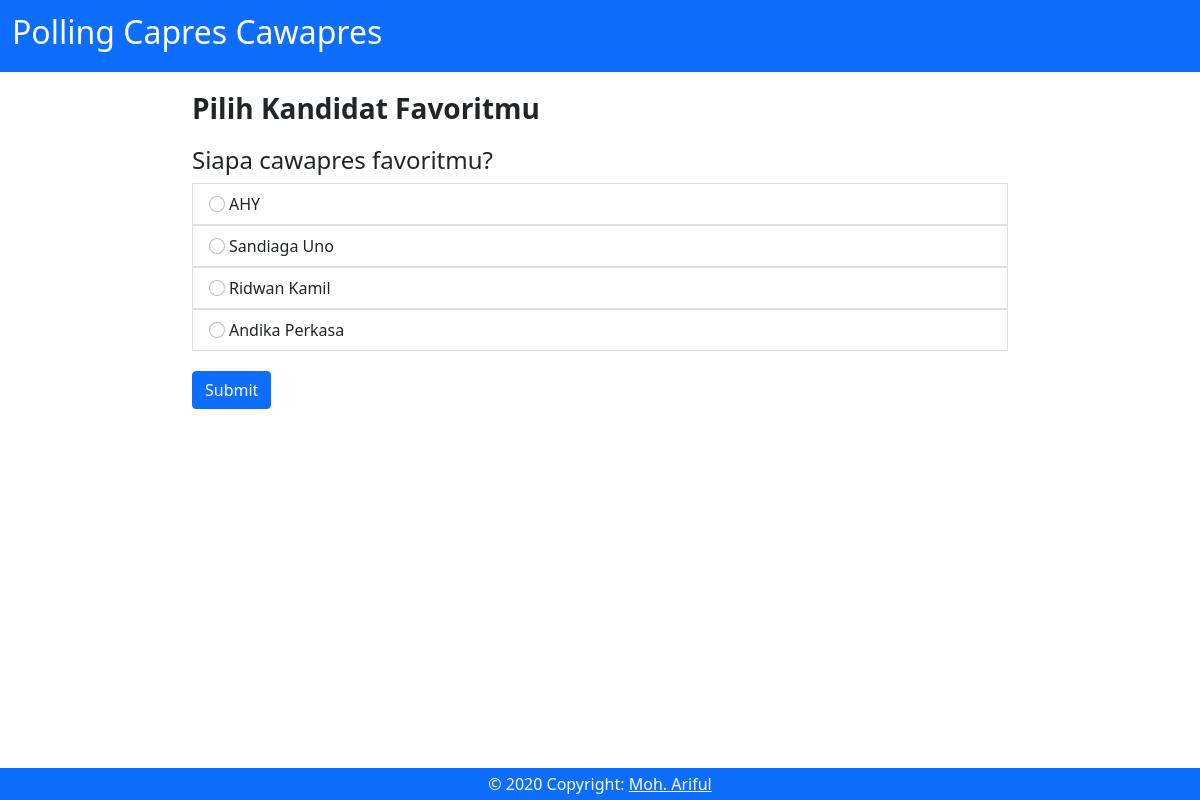
Page /vote/2 on the committed database.
### pollsapp/models.py (models this page shows, shortened)
class Question(models.Model):
    question = models.CharField(max_length=399)

class Choice(models.Model):
    question = models.ForeignKey(
        Question, on_delete=models.CASCADE, related_name='choices')
    option = models.CharField(max_length=100)
    vote = models.IntegerField(default=0)

### pollsapp/views.py (the view)
# urls.py: path('vote/<str:pk>', views.vote, name='vote'),
def vote(request, pk):
    question = Question.objects.get(id=pk)
    options = question.choices.all()
    context = {
        'question': question,
        'options': options
    }
    return render(request, 'vote.html', context)

### pollsapp/templates/vote.html (shortened to what this page needs)
{% extends 'base.html' %}
{% block content %}
<h3 style = "margin-bottom: 20px"><strong>Pilih Kandidat Favoritmu</strong></h3>
<h4>{{ question.question }}</h4>
<form method="POST" action="{% url 'result' question.id %}">
<ul class="list-group" style="margin:0px">
  {% for option in options %}
    <label>
        <li class="list-group-item">
            <input class="form-check-input me-1" type="radio" name = 'choice' value="{{ option.id }}" aria-label="...">{{ option.option }}
          </li>
    </label>
    {% endfor %}
</ul>
<input type="submit" value = "Submit" class = 'btn btn-primary'>
</form>
{% endblock content %}

### pollsapp/static/css/style.css (style rules this page uses)
* { padding: 0px; margin: 0px; box-sizing: border-box; }
.list-group { margin-top: 30px; }
.btn-primary { margin-top: 20px !important; }
label,li,input { cursor: pointer }

### rows in the picture
Question: question "Siapa cawapres favoritmu?"
Choice: option "AHY"
Choice: option "Sandiaga Uno"
Choice: option "Ridwan Kamil"
Choice: option "Andika Perkasa"
